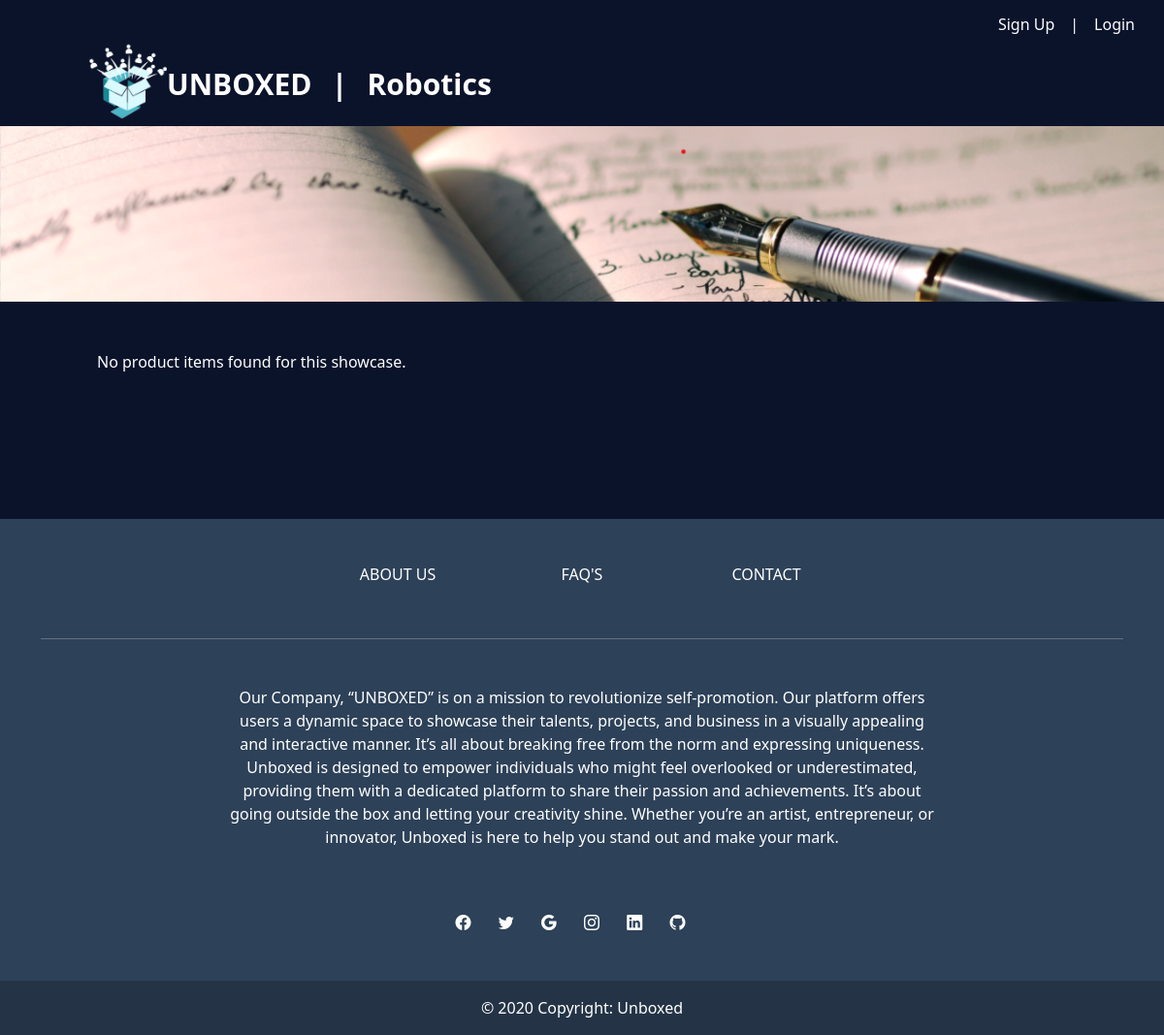
Page /Showcase-items.php?showcase_id=2&showcase_name=Robotics&from_home=true on the earlier database version.
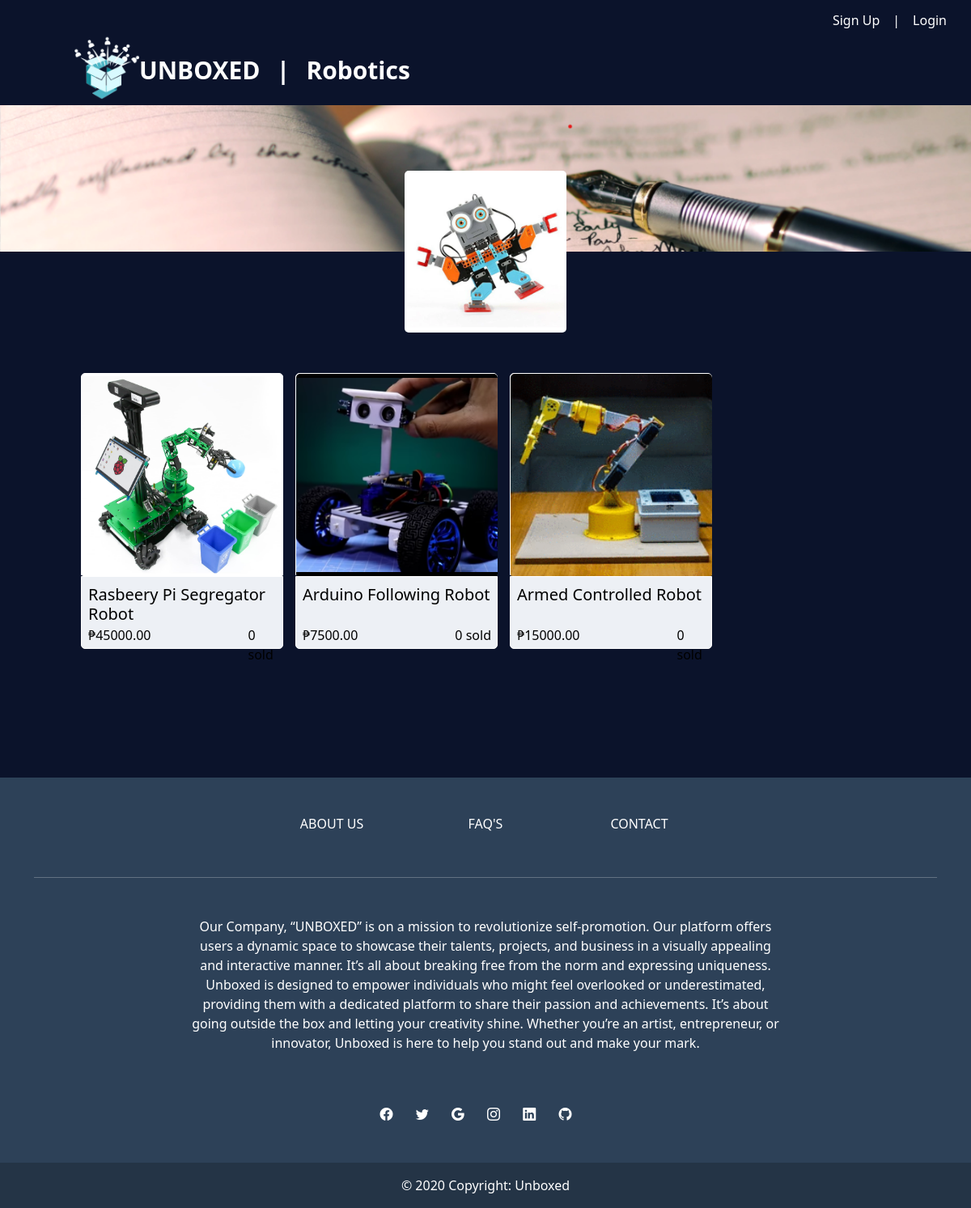
Same page on the later database version.
### tables this page shows
CREATE TABLE `showcase` (
  `showcase_id` int(11) NOT NULL,
  `showcase_dp` varchar(100) DEFAULT NULL,
  `customer_id` int(11) DEFAULT NULL,
  `owner` varchar(50) NOT NULL,
  `showcase_name` varchar(255) DEFAULT NULL
);

CREATE TABLE `product` (
  `product_id` int(11) NOT NULL,
  `product_img` varchar(1000) NOT NULL,
  `name` varchar(255) NOT NULL,
  `description` text DEFAULT NULL,
  `price` decimal(10,2) NOT NULL,
  `customer_id` int(11) NOT NULL,
  `owner` varchar(255) NOT NULL,
  `showcase_id` int(11) NOT NULL,
  `showcase_name` varchar(50) NOT NULL,
  `stocks` int(11) NOT NULL,
  `sold` int(11) NOT NULL
);

### Showcase-items.php (the view, shortened to what the changed rows need)
<?php
$servername = "localhost";
$username = "root";
$password = "";
$dbname = "unboxed";
$conn = new mysqli($servername, $username, $password, $dbname);
$sql = "SELECT customer_id, name, image_dp FROM customer";
if (isset($_GET['showcase_id']) && isset($_GET['showcase_name'])) {
    $showcase_name = $_GET['showcase_name'];
} else {
    echo "No showcase ID or name provided.";
}
if (!empty($showcase_name)) {
    $showcase_dp_query = "SELECT showcase_dp FROM showcase WHERE showcase_name = '$showcase_name'";
    $showcase_dp_result = $conn->query($showcase_dp_query);
    if ($showcase_dp_result && $showcase_dp_result->num_rows > 0) {
        $showcase_dp_row = $showcase_dp_result->fetch_assoc();
        $showcase_dp = $showcase_dp_row['showcase_dp'];
    } else {
        $showcase_dp = "";
    }
} else {
    $showcase_dp = "";
}
?>
<!DOCTYPE html>
<html lang="en">
<head>
    <link rel="stylesheet" href="https://cdn.jsdelivr.net/npm/bootstrap-icons@1.3.0/font/bootstrap-icons.css">
    <link href="https://cdn.jsdelivr.net/npm/bootstrap@5.3.3/dist/css/bootstrap.min.css" rel="stylesheet">
    <link rel="stylesheet" href="style.css?v=<?php echo time(); ?>">
</head>
<body>
<nav class="navbar navbar-expand-lg bg-body-tertiary">
    <div class="container-fluid">
    </div>
</nav>
<div class="product-profile">
    <?php if (!empty($showcase_dp) || empty($showcase_name)): ?>
        <?php if (!empty($showcase_dp)): ?>
            <img src="<?php echo $showcase_dp; ?>" alt="<?php echo $showcase_name; ?>" class="showcase-pic">
        <?php endif; ?>
    <?php else: ?>
        <img src="./images/prof-bg.png" alt="" class="profile-bg">
    <?php endif; ?>
</div>
<div class="product-card-container">
    <?php
if (isset($_GET['showcase_id']) && isset($_GET['showcase_name'])) {
    $showcase_id = $_GET['showcase_id'];
    $showcase_name = $_GET['showcase_name'];
    $sql = "SELECT p.product_id, p.product_img, p.name, p.price, p.description, p.sold
            FROM product p
            WHERE p.showcase_id = '$showcase_id' AND p.showcase_name = '$showcase_name'";
} else {
    $sql = "SELECT p.product_id, p.product_img, p.name, p.price, p.description, p.sold
            FROM product p";
}
$result = $conn->query($sql);
if ($result && $result->num_rows > 0) {
    while ($row = $result->fetch_assoc()) {
                echo '<div class="product-card">';
                echo '        <a href="Product.php?product_id=' . $row['product_id'] . '&product_img=' . urlencode($row['product_img']) . '&product_name=' . urlencode($row['name']) . '&product_price=' . urlencode($row['price']) . '&product_description=' . urlencode($row['description']) . '">';
                echo '            <img src="' . $row['product_img'] . '" class="product-card-img-top" alt="' . $row['name'] . '">';
                echo '            <div class="product-card-body">';
                echo '                <h5 class="product-card-title">' . $row['name'] . '</h5>';
                echo '                <div class="product-card-body-text">';
                echo '                    <p class="product-card-text">₱' . $row['price'] . '</p>';
                echo '                    <p class="product-card-text">' . $row['sold'] . ' sold</p>';
                echo '                </div>';
                echo '            </div>';
                echo '        </a>';
                echo '    </div>';
    }
} else {
    echo "No product items found for this showcase.";
}
    ?>
</div>
 <footer class="text-center text-white" style="background-color: #2d4158">
    <div class="container">
    </div>
    <div
         class="text-center p-3"
         style="background-color: rgba(0, 0, 0, 0.2)"
         >
    </div>
</footer>
</body>
</html>

Differences in the rows shown:
now on this page (row edited): showcase: showcase_dp (picture)
added product: product_img (picture), name "Rasbeery Pi Segregator Robot", price "45000.00", sold "0"
added product: product_img (picture), name "Arduino Following Robot", price "7500.00", sold "0"
added product: product_img (picture), name "Armed Controlled Robot", price "15000.00", sold "0"
Other differences:
text no longer shown: "No product items found for this showcase."
